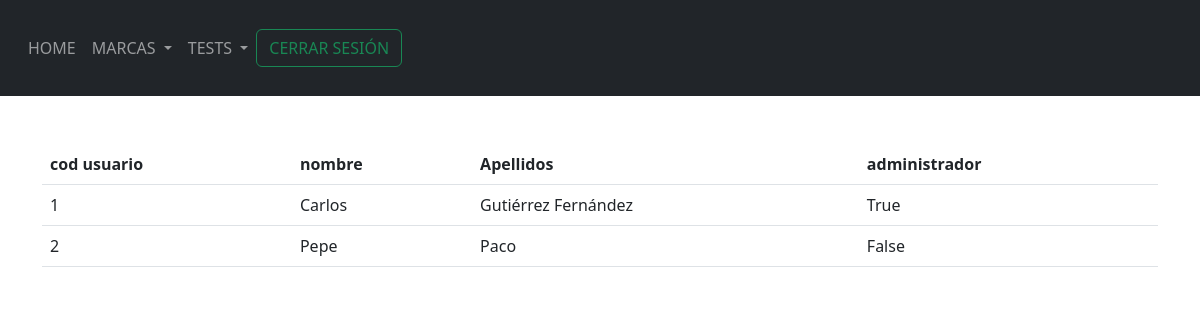
/view_all (signed in), run on the app's committed database.
### webside/models/User.py (models this page shows)
class User_register(db.Model, UserMixin):
    id = db.Column(db.Integer, primary_key=True)
    password = db.Column(db.String(150))
    name = db.Column(db.String(150))
    surname = db.Column(db.String(150))
    admin = db.Column(db.Boolean)
    marcas = db.relationship('Marca')
    test = db.relationship('test')
    group = db.relationship('Technification')

### webside/views.py (the view)
@views.route('/view_all')
@login_required
def view_all():
    all_user = User_register.query.all()
    return render_template("view_all.html",  User_register=current_user , all_user=all_user )

### webside/__init__.py (called while the page is built)
def create_app():
    app = Flask(__name__)
    app.config['SECRET_KEY'] = 'MdLr37P.'
    app.config['SQLALCHEMY_DATABASE_URI'] = f'sqlite:///{DB_NAME}'
    app.config['PERMANENT_SESSION_LIFETIME'] =  timedelta(minutes=5)
    db.init_app(app)
    from .views import  views
    app.register_blueprint(views, url_prefix= '/')
    create_database(app)
    from .models.User import User_register
    login_manager = LoginManager()
    login_manager.login_view = 'views.home'
    login_manager.init_app(app)
    @login_manager.user_loader
    def load_user(id):
        return User_register.query.get(int(id))
    return app

### webside/templates/view_all.html (shortened to what this page needs)
{% extends "base.html" %}{% block title %} VIEW ALL {% endblock %} {% block content%}
<!DOCTYPE html>
<html>
<body>
        <br><br>
        <table class="table " >
          <thead class="thead-light">
            <tr>
              <th>cod usuario</th>
              <th>nombre</th>
              <th>Apellidos</th>
              <th>administrador</th>
            </tr>
          </thead>
          <tbody>
            {% for x in all_user  %}
            <tr>
                <td>{{x.id}} </td>
                <td>{{x.name}}</td>
                <td>{{x.surname}}</td>
                <td>{{x.admin}}</td>
            </tr>
            {% endfor %}
            </tbody>
          </table>
</body>
</html>
{% endblock %}

### data on the page
User_register: id "1", name "Carlos", surname "Gutiérrez Fernández", admin "True"
User_register: id "2", name "Pepe", surname "Paco", admin "False"
